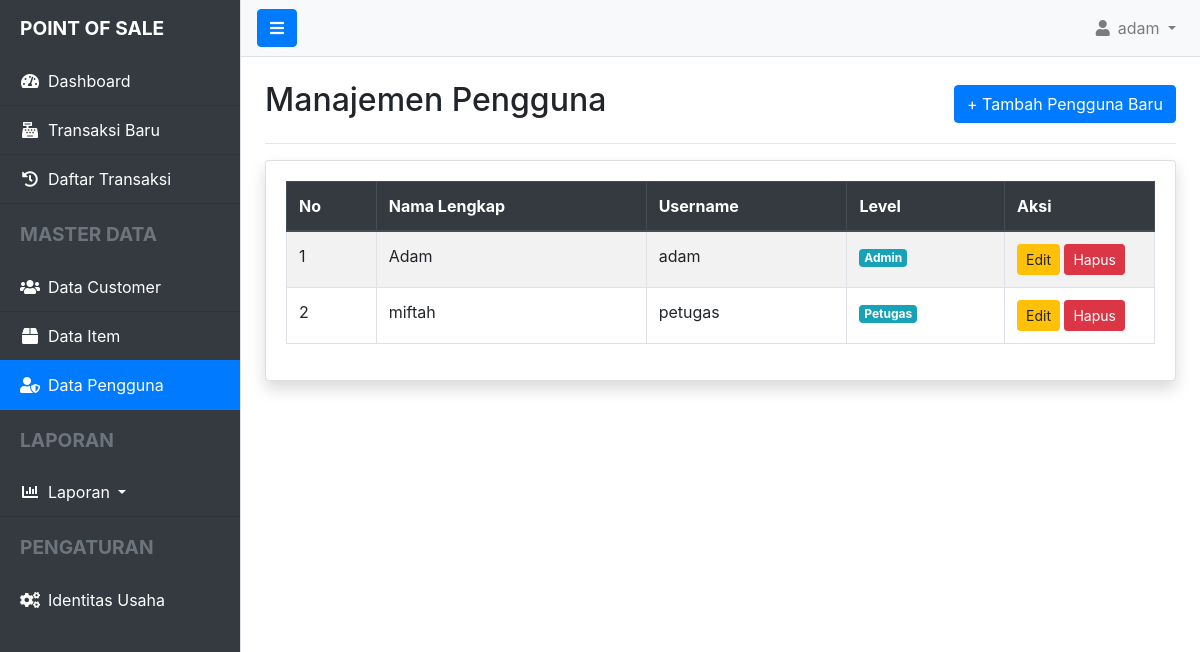
Page /index.php?controller=user (signed in) on the committed database.
### tables this page shows
CREATE TABLE `users` (
  `id_user` bigint UNSIGNED NOT NULL,
  `nama_user` varchar(255) NOT NULL,
  `username` varchar(255) NOT NULL,
  `password` varchar(255) NOT NULL,
  `id_level` bigint UNSIGNED NOT NULL
);

CREATE TABLE `levels` (
  `id_level` bigint UNSIGNED NOT NULL,
  `level` varchar(50) NOT NULL
);

### app/controllers/UserController.php (called while the page is built, shortened)
<?php
require_once __DIR__ . '../../models/UserModel.php';
class UserController {
    public function index() {
        $users = UserModel::all();
        require __DIR__ . '/../views/layout/header.php';
        require __DIR__ . '/../views/layout/sidebar.php';
        require __DIR__ . '/../views/user/index.php';
        require __DIR__ . '/../views/layout/footer.php';
    }
}

### index.php (called while the page is built, shortened)
<?php
require_once __DIR__ . '/routes.php';

### app/models/UserModel.php (called while the page is built, shortened)
<?php
class UserModel {
    public static function all() {
        $db = Database::getInstance();
        $query = "SELECT users.*, levels.level
                  FROM users
                  JOIN levels ON users.id_level = levels.id_level
                  ORDER BY users.nama_user ASC";
        return $db->query($query)->fetchAll();
    }
}

### app/views/user/index.php (the view)
<div class="d-flex justify-content-between align-items-center mb-3">
    <h2>Manajemen Pengguna</h2>
    <a href="index.php?controller=user&action=create" class="btn btn-primary">
        + Tambah Pengguna Baru
    </a>
</div>
<hr>
<div class="card shadow">
    <div class="card-body">
        <div class="table-responsive">
            <table class="table table-bordered table-striped">
                <thead class="thead-dark">
                    <tr>
                        <th>No</th>
                        <th>Nama Lengkap</th>
                        <th>Username</th>
                        <th>Level</th>
                        <th width="150px">Aksi</th>
                    </tr>
                </thead>
                <tbody>
                    <?php if (!empty($users)): ?>
                        <?php $no = 1; foreach ($users as $user): ?>
                            <tr>
                                <td><?= $no++; ?></td>
                                <td><?= htmlspecialchars($user['nama_user']); ?></td>
                                <td><?= htmlspecialchars($user['username']); ?></td>
                                <td><span class="badge badge-info"><?= htmlspecialchars($user['level']); ?></span></td>
                                <td>
                                    <a href="index.php?controller=user&action=edit&id=<?= $user['id_user']; ?>" class="btn btn-sm btn-warning">Edit</a>
                                    <a href="index.php?controller=user&action=delete&id=<?= $user['id_user']; ?>" class="btn btn-sm btn-danger" onclick="return confirm('Apakah Anda yakin?');">Hapus</a>
                                </td>
                            </tr>
                        <?php endforeach; ?>
                    <?php else: ?>
                        <tr><td colspan="5" class="text-center">Belum ada data pengguna.</td></tr>
                    <?php endif; ?>
                </tbody>
            </table>
        </div>
    </div>
</div>

### app/views/layout/header.php (style rules this page uses)
body { overflow-x: hidden; }

### rows in the picture
users: nama_user "Adam", username "adam", id_level.level "Admin"
users: nama_user "miftah", username "petugas", id_level.level "Petugas"

### other values in the picture
$_SESSION['username'] "adam"
